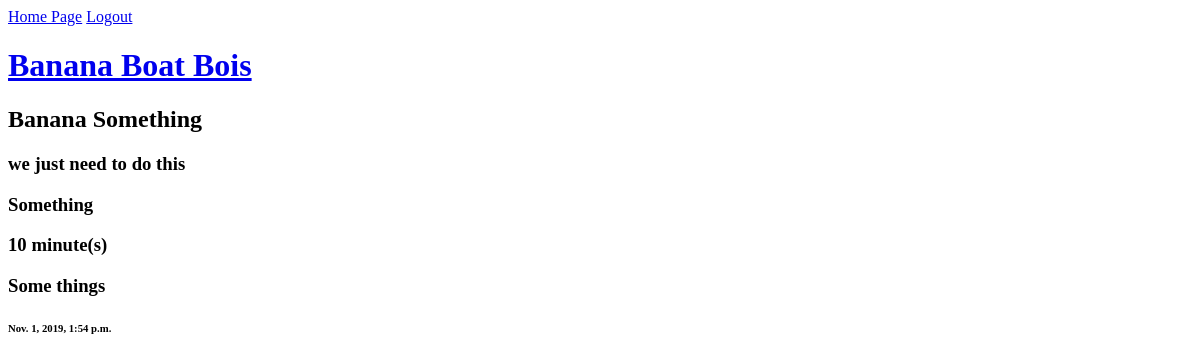
The page /recipe/1/ on the database as committed earlier.
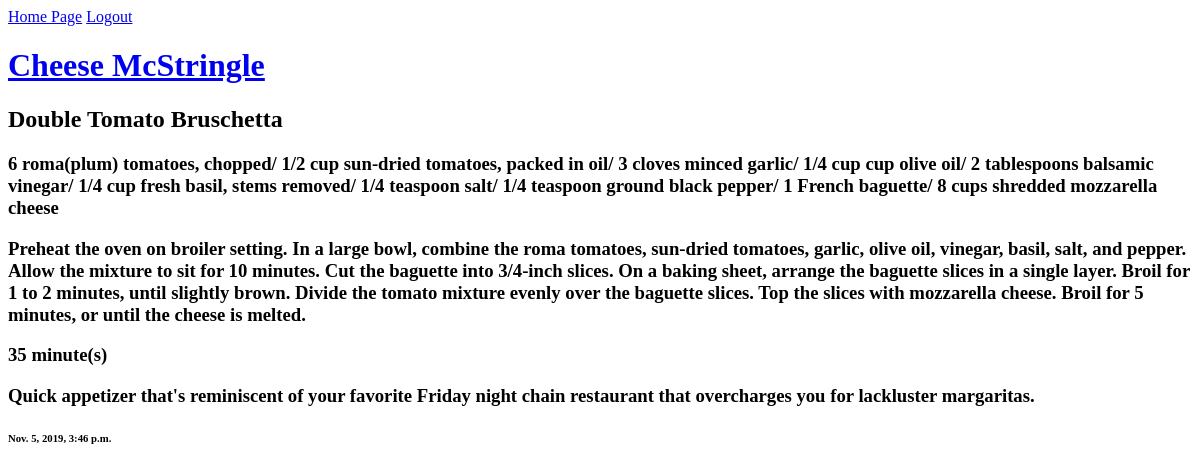
The same page on the database as committed later.
### recipebox/models.py (models this page shows, shortened)
class Recipe(models.Model):
    author = models.ForeignKey(Author, on_delete=models.CASCADE)
    title = models.CharField(max_length=100)
    ingredients = models.TextField(default='')
    instructions = models.TextField()
    time_required = models.IntegerField(default=1)
    description = models.TextField()
    post_date = models.DateTimeField(default=timezone.now)

class Author(models.Model):
    user = models.OneToOneField(User, on_delete=models.CASCADE)
    name = models.CharField(max_length=50)
    bio = models.TextField(blank=True, null=True)
    def __str__(self):
        return self.name

### recipebox/views.py (the view)
# urls.py: path('recipe/<int:id>/', views.recipe_view),
def recipe_view(request, id):
    html = 'recipe.html'
    recipe = Recipe.objects.filter(id=id)
    return render(request, html, {'recipe': recipe})

### recipebox/templates/recipe.html
{% load static %}
<head>
    <link rel='stylesheet' type='text/css' href='{% static "css/main.css" %}'>
</head>
<a href='/'>Home Page</a>
<a href='/logout/'>Logout</a>
{% for item in recipe %}
    <h1><a href = '/author/{{item.id}}/'>{{item.author}}</a></h1>
    <h2>{{item.title}}</h2>
    <h3>{{item.ingredients}}</h3>
    <h3>{{item.instructions}}</h3>
    <h3>{{item.time_required}} minute(s)</h3>
    <h3>{{item.description}}</h3>
    <h6>{{item.post_date}}</h6>
{% endfor %}

Rows that differ between the two databases and show on the page:
removed Recipe: author "Banana Boat Bois", title "Banana Something", ingredients "we just need to do this", instructions "Something", time_required "10", description "Some things", post_date "Nov. 1, 2019, 1:54 p.m."
added Recipe: author "Cheese McStringle", title "Double Tomato Bruschetta", ingredients "6 roma(plum) tomatoes, chopped/ 1/2 cup sun-dried tomatoes, packed in oil/ 3 cloves minced garlic/ 1/4 cup cup olive oil/ 2 tablespoons balsamic vinegar/ 1/4 cup fresh basil, stems removed/ 1/4 teaspoon salt/ 1/4 teaspoon ground black pepper/ 1 French baguette/ 8 cups shredded mozzarella cheese", instructions "Preheat the oven on broiler setting. In a large bowl, combine the roma tomatoes, sun-dried tomatoes, garlic, olive oil, vinegar, basil, salt, and pepper. Allow the mixture to sit for 10 minutes. Cut the baguette into 3/4-inch slices. On a baking sheet, arrange the baguette slices in a single layer. Broil for 1 to 2 minutes, until slightly brown. Divide the tomato mixture evenly over the baguette slices. Top the slices with mozzarella cheese. Broil for 5 minutes, or until the cheese is melted.", time_required "35", description "Quick appetizer that's reminiscent of your favorite Friday night chain restaurant that overcharges you for lackluster margaritas.", post_date "Nov. 5, 2019, 3:46 p.m."
